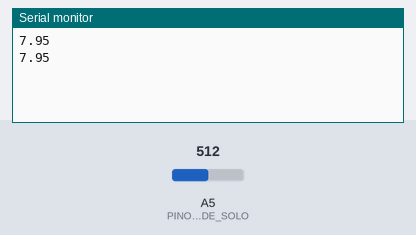
Simulated run of this sketch. Board: Arduino Uno, built with avr-gcc and run on an emulated ATmega328P. Parts: the last lines printed to the serial monitor. The inputs (shaded band) are chosen by the test bench; at power-on: A5 (PINO_SENSOR_UMIDADE_SOLO) = 512.

Above: at 1.8 s.
1.9 s: A5 (PINO_SENSOR_UMIDADE_SOLO) set to 716
At 2.5 s:
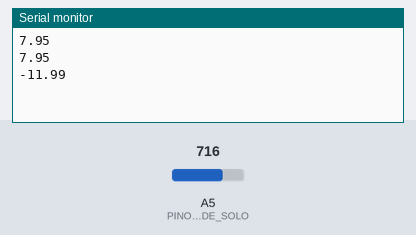
3.4 s: A5 (PINO_SENSOR_UMIDADE_SOLO) set to 900
At 4.8 s:
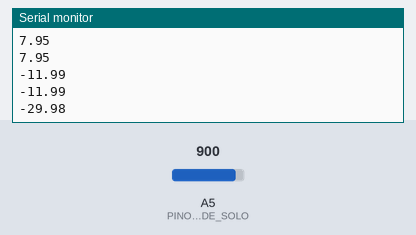
Timing chart, 0 to 6.4 s (numbered marks = the images above; inputs shaded):
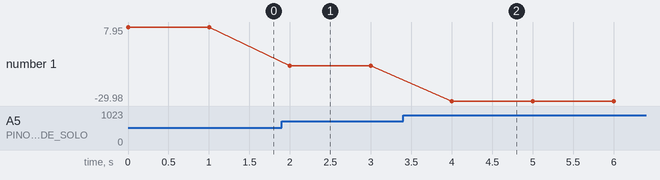

Measured:
- after the input at 1.9 s, the serial monitor: prints a new line after 0.10 s (image 1)
- after the input at 3.4 s, the serial monitor: prints a new line after 0.60 s (image 2)
- plotted number 1: 7.95 → -11.99 after the input at 1.9 s, -11.99 → -29.98 after the input at 3.4 s

The sketch:

codigo-arduino-sensor-umidade.ino
```cpp
// DECLARANDO QUAL PINO RECEBERÁ O VALOR COLETADO PELO SENSOR
const int PINO_SENSOR_UMIDADE_SOLO = A5;

void setup()
{
  // DECLARANDO A FREQUÊNCIA DE ATUALIZAÇÃO DE BITS
  Serial.begin(9600);
  // DECLARANDO O TIPO DE ATIVIDADE DO PINO (INPUT)
  pinMode(PINO_SENSOR_UMIDADE_SOLO, INPUT);
}

void loop()
{
  // DECLARANDO A VARIÁVEL QUE RECEBE O VALOR COLETADO PELO SENSOR DE UMIDADE
  int leituraSensor = analogRead(PINO_SENSOR_UMIDADE_SOLO);

  /*
  DECLARANDO A VARIÁVEL QUE CONVERTE DO VALOR RECEBIDO DO SENSOR, DE BYTE PARA MEGABYTE,
  DEPOIS MULTIPLICANDO POR 100 PARA MOSTRAR O RESULTADO EM PORCENTAGEM
  FASE DE MATURAÇÃO: UMIDADE TEM QUE SER DE 30 A 40%
  */
  float porcentagemUmidade = (100 - ((leituraSensor / 1023.0) * 100)) - 42;

  /*
  MOSTRA NO CONSOLE O VALOR DA UMIDADE REGISTRADA
  MOSTRA NO GRÁFICO O COMPORTAMENTO DOS DADOS, ESTABELECENDO LABEL
  DE UMIDADE MAXIMA E MINIMA PARA AUXÍLIO
  */
  Serial.println(porcentagemUmidade);


  if (porcentagemUmidade < 0) {
    porcentagemUmidade = 0;
  }

  // AGUARDA 1 SEGUNDO PARA EXECUTAR OS COMANDOS DENTRO DO LOOP NOVAMENTE
  delay(1000);
}
```
